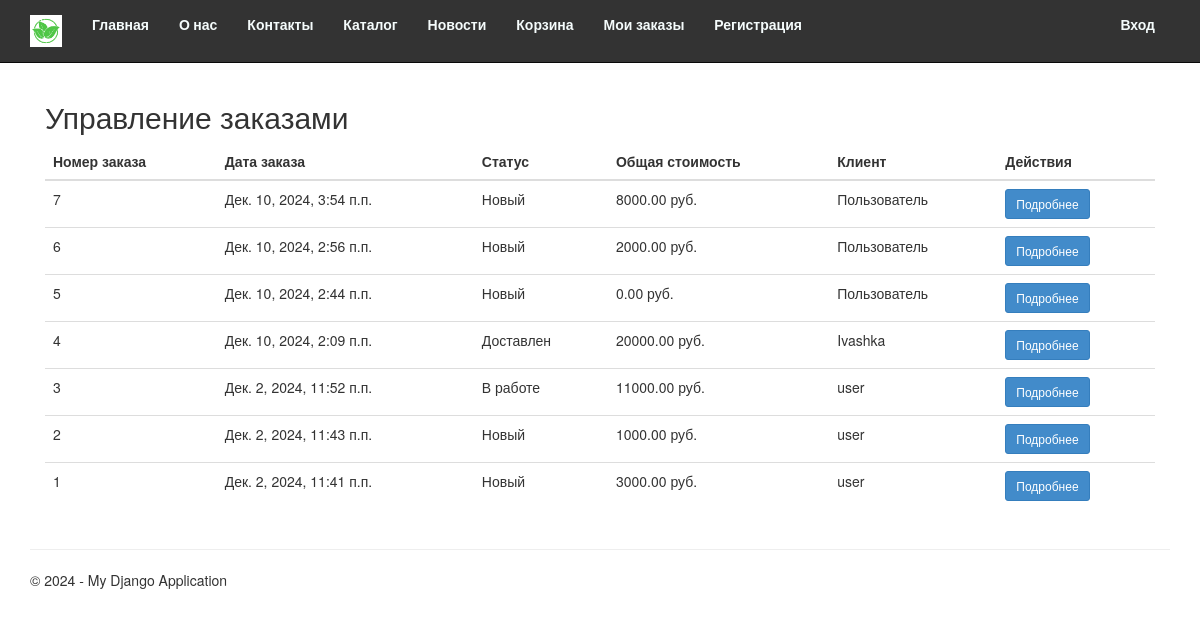
Screenshot of /manage/orders/ with the database file from the repository.
### app/models.py (models this page shows, shortened)
class Order(models.Model):
    user = models.ForeignKey(User, on_delete=models.CASCADE, verbose_name="Пользователь")
    order_date = models.DateTimeField(auto_now_add=True, verbose_name="Дата заказа")
    total_price = models.DecimalField(max_digits=10, decimal_places=2, verbose_name="Общая стоимость")
    status = models.ForeignKey(Status, on_delete=models.CASCADE, verbose_name="Статус заказа")
    class Meta:
        verbose_name = "Заказ"
        verbose_name_plural = "Заказы"

class Status(models.Model):
    name = models.CharField(max_length=100, verbose_name="Название статуса")
    class Meta:
        verbose_name = "Статус заказа"
        verbose_name_plural = "Статусы заказов"

### app/views.py (the view)
# urls.py: path('manage/orders/', views.manage_orders, name='manage_orders'),
def manage_orders(request):
    orders = Order.objects.all().order_by('-order_date')
    return render(
        request,
        'app/manage_orders.html',
        {
            'orders': orders,
            'year': datetime.now().year,
        }
    )

### app/templates/app/manage_orders.html
{% extends "app/layout.html" %}
{% block content %}
<div class="container mt-5">
    <h2>Управление заказами</h2>
    <table class="table">
        <thead>
            <tr>
                <th>Номер заказа</th>
                <th>Дата заказа</th>
                <th>Статус</th>
                <th>Общая стоимость</th>
                <th>Клиент</th>
                <th>Действия</th>
            </tr>
        </thead>
        <tbody>
            {% for order in orders %}
            <tr>
                <td>{{ order.id }}</td>
                <td>{{ order.order_date }}</td>
                <td>{{ order.status.name }}</td>
                <td>{{ order.total_price }} руб.</td>
                <td>{{ order.user.username }}
                <td>
                    <a href="{% url 'manage_order_detail' order.id %}" class="btn btn-sm btn-primary">Подробнее</a>
                </td>
            </tr>
            {% endfor %}
        </tbody>
    </table>
</div>
{% endblock %}

### app/static/app/content/site.css (style rules this page uses)
body { padding-top: 80px; padding-bottom: 20px; }

### rows the page displays
Order: id "7", order_date "Дек. 10, 2024, 3:54 п.п.", status.name "Новый", total_price "8000.00", user.username "Пользователь"
Order: id "6", order_date "Дек. 10, 2024, 2:56 п.п.", status.name "Новый", total_price "2000.00", user.username "Пользователь"
Order: id "5", order_date "Дек. 10, 2024, 2:44 п.п.", status.name "Новый", total_price "0.00", user.username "Пользователь"
Order: id "4", order_date "Дек. 10, 2024, 2:09 п.п.", status.name "Доставлен", total_price "20000.00", user.username "Ivashka"
Order: id "3", order_date "Дек. 2, 2024, 11:52 п.п.", status.name "В работе", total_price "11000.00", user.username "user"
Order: id "2", order_date "Дек. 2, 2024, 11:43 п.п.", status.name "Новый", total_price "1000.00", user.username "user"
Order: id "1", order_date "Дек. 2, 2024, 11:41 п.п.", status.name "Новый", total_price "3000.00", user.username "user"
